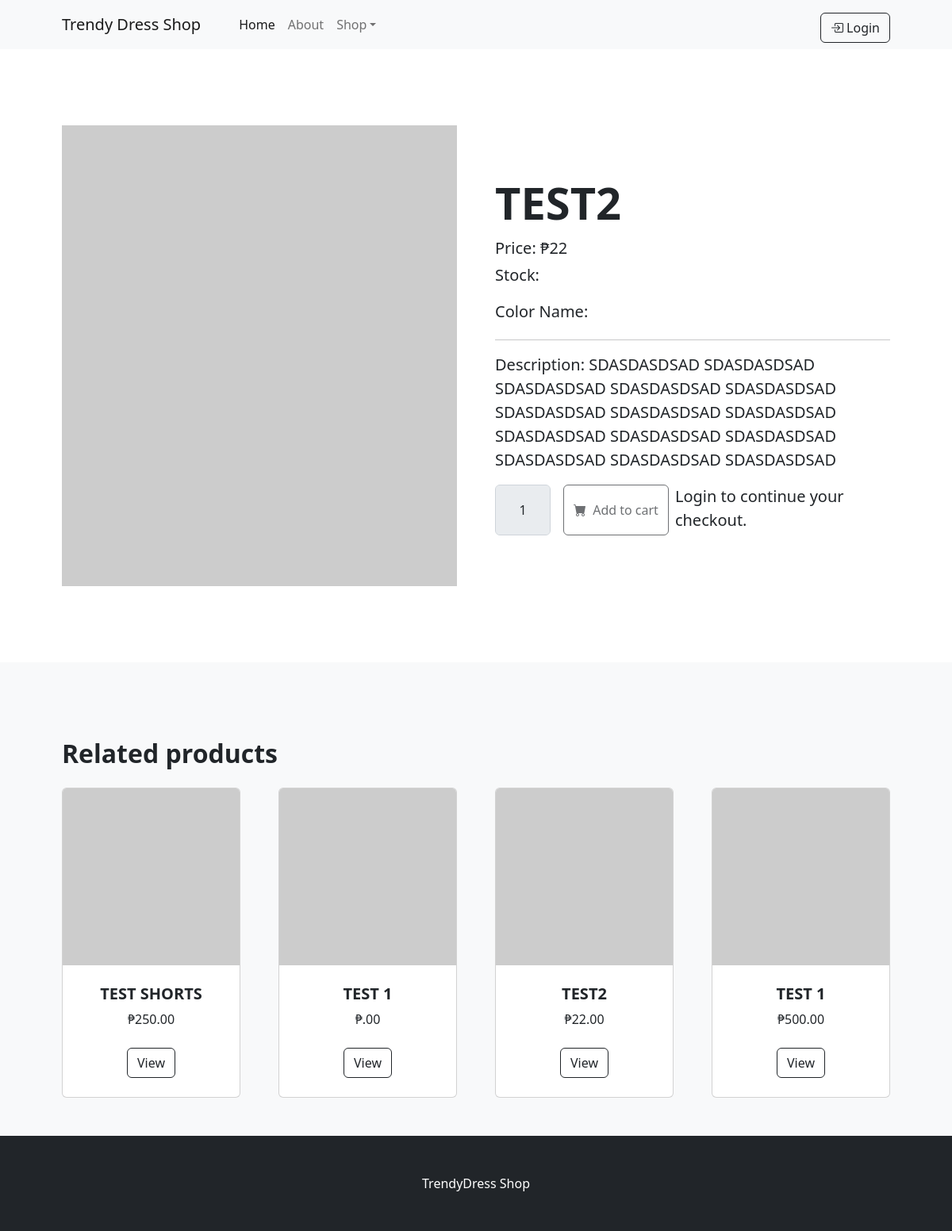
The app's page /view-products.php?id=5&color_id=0 with its own data.
### tables this page shows
CREATE TABLE `products` (
  `id` int NOT NULL,
  `category_id` int DEFAULT NULL,
  `name` varchar(255) DEFAULT NULL,
  `description` text,
  `price` int DEFAULT NULL,
  `color` varchar(11) DEFAULT NULL,
  `created_at` varchar(191) DEFAULT NULL,
  `updated_at` varchar(191) DEFAULT NULL,
  `deleted_at` varchar(191) DEFAULT NULL,
  `created_by` int DEFAULT NULL
);

### models/Model.php (called while the page is built, shortened)
<?php
class Model
{
    protected $host = "";
    protected $database = "";
    protected $username = "";
    protected $password = "";
    protected $pdo;
    protected $stmt;
    public function __construct(){
        $dotenv = Dotenv\Dotenv::createImmutable(__DIR__);
        $this->host =  $_ENV['DB_HOST'];
        if($_ENV['APP_ENV'] == 'dev'){
            $this->database =  $_ENV['DEV_DB_DATABASE'];
            $this->username =  $_ENV['DEV_DB_USERNAME'];
            $this->password =  $_ENV['DEV_DB_PASSWORD'];
        }else{
            $this->database =  $_ENV['DB_DATABASE'];
            $this->username =  $_ENV['DB_USERNAME'];
            $this->password =  $_ENV['DB_PASSWORD'];
        }
    }
    public function connect(){
        try {
            $this->pdo = new PDO("mysql:host={$this->host};dbname={$this->database};charset=utf8","{$this->username}","{$this->password}");
            $this->pdo->setAttribute(PDO::ATTR_ERRMODE, PDO::ERRMODE_EXCEPTION);
            $this->pdo->setAttribute(PDO::ATTR_DEFAULT_FETCH_MODE, PDO::FETCH_ASSOC);
        } catch (PDOException $e) {
            echo $e->getMessage();
        }
    }
    public function setQuery($qry){
        $this->qry = $qry;
        $this->stmt = $this->pdo->query($this->qry);
        return $this;
    }
    public function getAll(){
        try {
            return $this->stmt->fetchAll();
        } catch (PDOException $e) {
            return $e->getMessage();
        }
    }
    public function getFirst(){
        try {
            $data =  $this->stmt->fetch();
            return (object) $data;
        } catch (PDOException $e) {
            return $e->getMessage();
        }
    }
}

### models/Product.php (called while the page is built, shortened)
<?php
Class Product extends Model {
    public static function getRelatedProducts(){
        $instance = new self;
        $categories = $instance->setQuery("
            SELECT
                P.*,
                C.id as category_id,
                C.name AS category_name,
                PC.stock_qty,
                PC.name as color_name,
                PC.image,
                PC.id as color_id
            FROM products AS P
            LEFT JOIN categories AS C ON P.category_id = C.id
            LEFT JOIN product_colors AS PC ON P.id = PC.product_id
            AND P.deleted_at IS NULL
            ORDER BY P.created_at DESC
            LIMIT 4
        ")->getAll();
        return $categories;
    }
    public static function findProduct($id, $color_id = 0){
        $qry = "
            SELECT
                P.*,
                C.id as category_id,
                C.name AS category_name,
                PC.stock_qty,
                PC.name as color_name,
                PC.image,
                PC.id as color_id
            FROM products AS P
            LEFT JOIN categories AS C ON P.category_id = C.id
            LEFT JOIN product_colors AS PC ON P.id = PC.product_id
            WHERE P.id = $id
            AND P.deleted_at IS NULL
            ORDER BY P.created_at DESC
        ";
        $instance = new self;
        $prodduct = $instance->setQuery($qry)->getFirst();
        return $prodduct;
    }
}

### includes/display-related-products.php (the view, shortened to what this page needs)
<?php
    $product = new Product;
    $relatedProducts = $product->getRelatedProducts();
    foreach ($relatedProducts as $key => $value) {
        addItemInProductList(
            $value['name'],
            $value['price'],
            $value['id'],
            $value['color_name'],
            $value['image'],
            $value['color_id'] ? $value['color_id'] : 0,
        );
    }
    function addItemInProductList($name, $price, $id, $color_name, $image, $color_id ){
        $img_link = getImageLink($image);
        echo '
           <div class="col mb-5">
               <div class="card h-100">
                   <img class="card-img-top" src="'. $img_link .'" alt="..." />
                   <div class="card-body p-4">
                       <div class="text-center">
                           <h5 class="fw-bolder">'. $name .'</h5>
                           ₱'. $price .'.00
                       </div>
                   </div>
                   <div class="card-footer p-4 pt-0 border-top-0 bg-transparent">
                       <div class="text-center"><a class="btn btn-outline-dark mt-auto" href="./view-products.php?id='.$id.'&color_id='.$color_id.'">View</a></div>
                   </div>
               </div>
           </div>
        ';
    }
?>

### view-products.php (shortened to what this page needs)
<?php
    include_once("./includes/header.php");
    $id = $_REQUEST['id'];
    $color_id = isset($_REQUEST['color_id']) && $_REQUEST['color_id'] ? $_REQUEST['color_id'] : 0;
    $product = new Product;
    $products = $product->findProduct( $id, $color_id );
    $product_color = new ProductColor;
    $product_colors = $product_color->getProductColors( $id );
?>
    <section class="py-5">
        <div class="container px-4 px-lg-5 my-5">
            <div class="row gx-4 gx-lg-5 align-items-center">
                <div class="col-md-6">
                    <?php if($products->image){ ?>
                        <img class="card-img-top mb-5 mb-md-0" max-width="600" max-height="700" src="./admin/<?=$products->image?>" alt="products-name.png" />`
                    <?php }else{  ?>
                        <img class="card-img-top mb-5 mb-md-0" src="https://dummyimage.com/600x700/dee2e6/6c757d.jpg" alt="no-image.png" />
                    <?php }  ?>
                </div>
                <div class="col-md-6">
                    <h3 class="display-4 fw-bolder"><?=  $products->name  ?></h3>
                    <div class="fs-5 mb-3">
                        <div class="small mb-1 lead"><?= 'Price'. ': '. '₱'. $products->price  ?></div>
                        <div class="small mb-1 lead"><?= 'Stock'. ': '. $products->stock_qty  ?></div>
                    </div>
                    <div class="small mb-1 lead"><?= 'Color Name'. ': '. $products->color_name  ?></div>
                    <hr>
                    <p class="lead"><?= 'Description'. ': '. $products->description  ?> </p>
                    <form action="add-to-cart.php" method="POST" onsubmit="return checkUser();">
                        <div class="d-flex">
                            <input name="quantity" required placeholder="0" value="1" class="form-control text-center me-3" id="inputQuantity" type="text" value="" style="width: 70px; max-width: 5rem" <?= $products->stock_qty < 1 ? 'disabled' : '' ?> />
                            <?php if( isset($_SESSION["loggedInUser"]) ) { ?>
                                <input type="hidden" name="customer_id" value="<?=$client_id?>">
                                <?php if( count($product_colors) > 0 ){ ?>
                                    <button class="btn btn-outline-dark flex-shrink-0" name="add-cart" type="submit">
                                        <i class="bi-cart-fill me-1"></i>
                                        Add to cart
                                    </button>
                                <?php } else {?>
                                    <button class="btn btn-outline-dark flex-shrink-0" disabled >
                                        <i class="bi-cart-fill me-1"></i>
                                        Add to cart (Out of Stock)
                                    </button>
                                <?php } ?>
                            <?php } else {?>
                                <button class="btn btn-outline-dark flex-shrink-0" type="submit" disabled>
                                    <i class="bi-cart-fill me-1"></i>
                                    Add to cart
                                </button>
                                <div class="small mb-1 mx-2 lead">Login to continue your checkout.</div>
                            <?php } ?>
                        </div>
                    </form>
                </div>
            </div>
        </div>
    </section>
    <section class="py-5 bg-light mb-4">
        <div class="container px-4 px-lg-5 my-5">
            <h2 class="fw-bolder mb-4">Related products</h2>
            <div class="row gx-4 gx-lg-5 row-cols-2 row-cols-md-3 row-cols-xl-4 justify-content-center">
                <?php require_once('./includes/display-related-products.php') ?>
            </div>
        </div>
    </section>
    <?php include_once("./includes/footer.php"); ?>

### records on screen
products: name "TEST2", price "22", description "SDASDASDSAD SDASDASDSAD SDASDASDSAD SDASDASDSAD SDASDASDSAD SDASDASDSAD SDASDASDSAD SDASDASDSAD SDASDASDSAD SDASDASDSAD SDASDASDSAD SDASDASDSAD SDASDASDSAD SDASDASDSAD"
products: name "TEST SHORTS", price "250"
products: name "TEST 1"
products: name "TEST 1", price "500"
